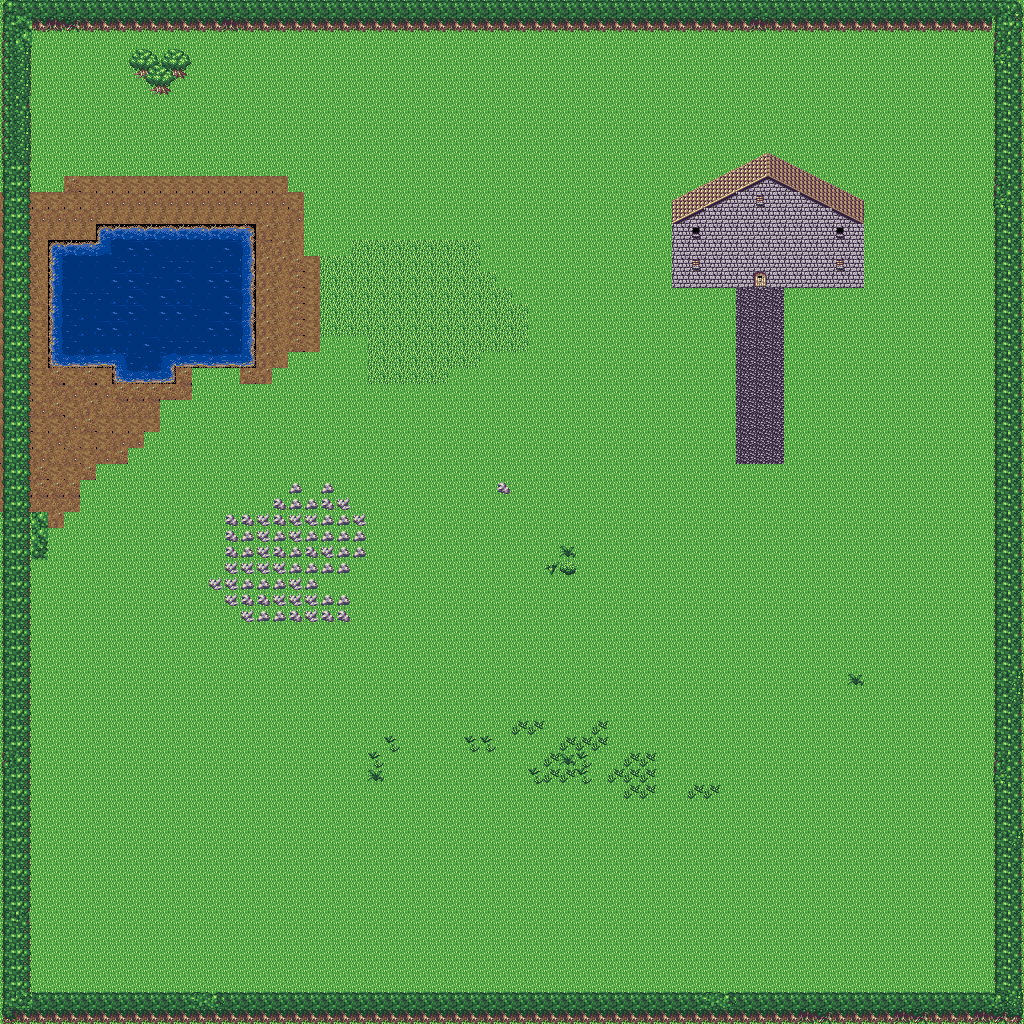

A 2D game scene composited from a Tiled map and its tileset images. What follows is a short description and the map's XML, with each tile layer's data collapsed to a summary:
An orthogonal 64x64 tile map with 16x16 px tiles, 3 tile layers (Tile Layer 1, Tile Layer 2, Tile Layer 3) and 29 objects.

<map version="1.0" orientation="orthogonal" renderorder="right-down" width="64" height="64" tilewidth="16" tileheight="16" nextobjectid="31">
 <tileset firstgid="1" name="tileset_16x16_final_1" tilewidth="16" tileheight="16" tilecount="323" columns="17">
  <image source="../gfx/tileset_16x16_final_1.png" width="272" height="304" />
 </tileset>
 <objectgroup name="Object Layer 1">
  <object id="1" x="129" y="48" width="60" height="46" />
  <object id="2" x="1" y="0" width="1022" height="32" />
  <object id="3" x="1" y="987" width="1022" height="32" />
  <object id="4" x="-1" y="32" width="32" height="954" />
  <object id="5" x="993" y="31" width="30" height="959" />
  <object id="6" x="225" y="515" width="90" height="74" />
  <object id="7" x="271" y="495" width="78" height="18" />
  <object id="8" x="317" y="515" width="50" height="42" />
  <object id="9" x="305" y="593" width="44" height="28" />
  <object id="10" x="495" y="481" width="14" height="12" />
  <object id="11" x="561" y="545" width="16" height="30" />
  <object id="12" x="547" y="559" width="10" height="14" />
  <object id="13" x="851" y="673" width="10" height="12" />
  <object id="14" x="369" y="751" width="16" height="34" />
  <object id="15" x="385" y="735" width="12" height="18" />
  <object id="16" x="463" y="737" width="34" height="16" />
  <object id="17" x="511" y="721" width="30" height="14" />
  <object id="18" x="541" y="750" width="46" height="34" />
  <object id="19" x="625" y="752" width="32" height="48" />
  <object id="20" x="689" y="784" width="32" height="14" />
  <object id="22" x="593" y="720" width="16" height="28" />
  <object id="23" x="65" y="254" width="178" height="100" />
  <object id="24" x="111" y="238" width="130" height="14" />
  <object id="25" x="131" y="352" width="32" height="14" />
  <object id="26" x="671" y="206" width="196" height="84" />
  <object id="27" x="727" y="170" width="80" height="14" />
  <object id="28" x="699" y="188" width="138" height="18" />
  <object id="29" x="743" y="160" width="44" height="6" />
  <object id="30" x="757" y="154" width="20" height="6" />
 </objectgroup>
 <layer name="Tile Layer 1" width="64" height="64">
  <data>[4096 cells, 4096 non-empty, 27 distinct tile ids]</data>
 </layer>
 <layer name="Tile Layer 2" width="64" height="64">
  <data>[4096 cells, 727 non-empty, 48 distinct tile ids]</data>
 </layer>
 <layer name="Tile Layer 3" width="64" height="64">
  <data>[4096 cells, 4 non-empty, 4 distinct tile ids]</data>
 </layer>
</map>
